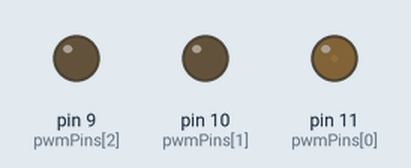
This sketch was run on a simulated Arduino Uno, built with avr-gcc and run on an emulated ATmega328P. Shown: output pins drawn as LEDs (lit = HIGH).

Above: at 0.15 s.
At 1.65 s:
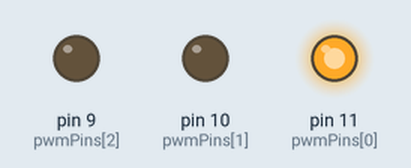
At 3.16 s:
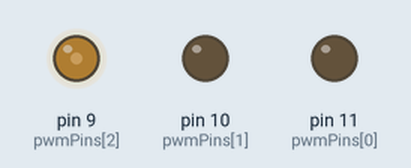
At 15.64 s:
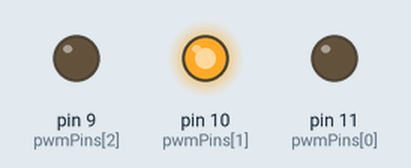
At 24.15 s:
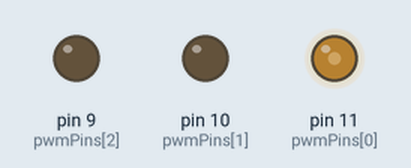
Timing chart, 0 to 24.2 s (numbered marks = the images above):
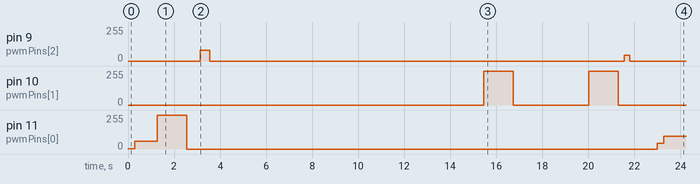

Measured:
- by itself, pin 9 (pwmPins[2]): 0/255 → 82/255 at 3.1 s, → 0/255 0.41 s later, → 45/255 18.0 s later, → 0/255 0.23 s later
- by itself, pin 10 (pwmPins[1]): 0/255 → 254/255 at 15.5 s, → 0/255 1.3 s later, → 254/255 3.3 s later, → 0/255 1.3 s later, … (4 changes in this stretch)
- by itself, pin 11 (pwmPins[0]): 0/255 → 2/255 at 0.01 s, → 58/255 0.28 s later, → 254/255 0.98 s later, → 0/255 1.3 s later, … (6 changes in this stretch)

The sketch:

doomscroll_fw-smooth-fade.ino
```cpp
// Define the PWM pins (bottom to top)
const int pwmPins[] = {11, 10, 9};
const int numPins = 3;

// Speed of the fade (delay in milliseconds between steps)
int fadeSpeed = 5; // Adjust for faster/slower fade

// Offset (X) between the start of each LED's fade-up (in milliseconds)
int offset = 500; // Adjust for more/less delay between LED starts

// Pause duration (milliseconds) after all LEDs fade down
int pauseDuration = 1000; // Adjust for longer/shorter pause

void setup() {
  // Initialize all LEDs to off
  for (int i = 0; i < numPins; i++) {
    analogWrite(pwmPins[i], 0);
  }
}

void loop() {
  // Start fading up each LED with the specified offset
  unsigned long startTimes[numPins];
  bool fadingUp[numPins] = {true, true, true};
  bool fadingDown[numPins] = {false, false, false};

  for (int i = 0; i < numPins; i++) {
    startTimes[i] = millis() + (i * offset);
  }

  unsigned long cycleStart = millis();
  bool cycleComplete = false;

  while (!cycleComplete) {
    unsigned long currentTime = millis() - cycleStart;

    for (int i = 0; i < numPins; i++) {
      unsigned long ledTime = currentTime - (i * offset);

      if (ledTime < 255 * fadeSpeed) {
        // Fade up
        int brightness = map(ledTime, 0, 255 * fadeSpeed, 0, 255);
        brightness = constrain(brightness, 0, 255);
        analogWrite(pwmPins[i], brightness);
      } else if (ledTime < 510 * fadeSpeed) {
        // Fade down
        int brightness = map(ledTime, 255 * fadeSpeed, 510 * fadeSpeed, 255, 0);
        brightness = constrain(brightness, 0, 255);
        analogWrite(pwmPins[i], brightness);
      } else {
        // LED is off
        analogWrite(pwmPins[i], 0);
      }
    }

    // Check if all LEDs have completed their fade down
    if (currentTime >= (numPins - 1) * offset + 510 * fadeSpeed) {
      cycleComplete = true;
    }

    delay(fadeSpeed);
  }

  // Pause after all LEDs are off
  delay(pauseDuration);
}
```
